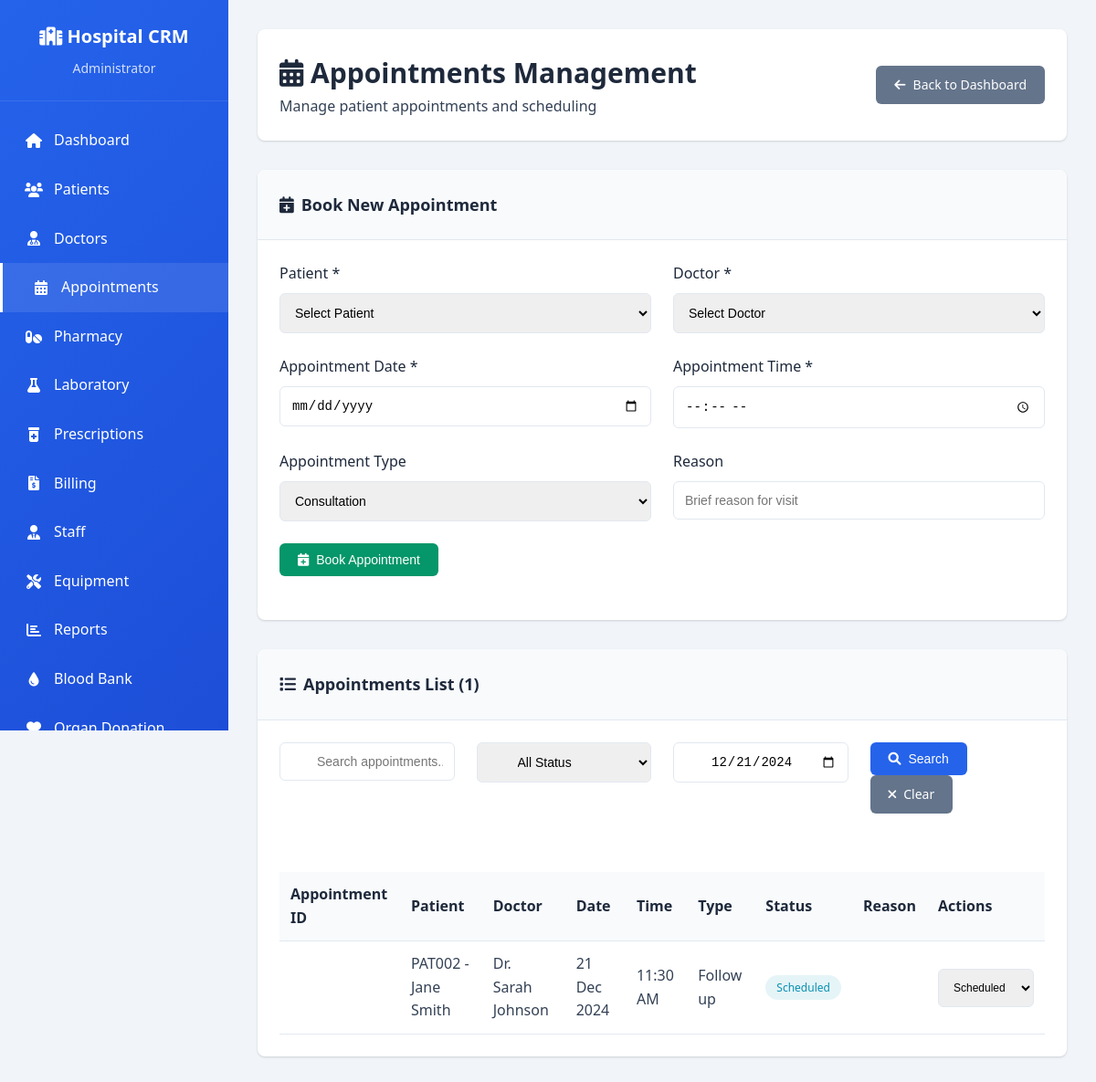
The app's page /appointments.php?date=2024-12-21 (signed in) with its own data.
### tables this page shows
CREATE TABLE `appointments` (
  `id` int(11) NOT NULL AUTO_INCREMENT,
  `patient_id` int(11) NOT NULL,
  `doctor_id` int(11) NOT NULL,
  `appointment_date` date NOT NULL,
  `appointment_time` time NOT NULL,
  `appointment_type` enum('consultation','follow_up','emergency','routine_checkup') DEFAULT 'consultation',
  `status` enum('scheduled','completed','cancelled','no_show') DEFAULT 'scheduled',
  `notes` text DEFAULT NULL,
  `created_by` int(11) DEFAULT NULL,
  `created_at` timestamp NOT NULL DEFAULT current_timestamp(),
  `updated_at` timestamp NOT NULL DEFAULT current_timestamp() ON UPDATE current_timestamp(),
  PRIMARY KEY (`id`),
  KEY `patient_id` (`patient_id`),
  KEY `doctor_id` (`doctor_id`),
  KEY `appointment_date` (`appointment_date`),
  KEY `status` (`status`),
  KEY `created_by` (`created_by`),
  CONSTRAINT `appointments_ibfk_1` FOREIGN KEY (`patient_id`) REFERENCES `patients` (`id`),
  CONSTRAINT `appointments_ibfk_2` FOREIGN KEY (`doctor_id`) REFERENCES `doctors` (`id`),
  CONSTRAINT `appointments_ibfk_3` FOREIGN KEY (`created_by`) REFERENCES `users` (`id`) ON DELETE SET NULL
);

CREATE TABLE `patients` (
  `id` int(11) NOT NULL AUTO_INCREMENT,
  `patient_id` varchar(20) NOT NULL,
  `first_name` varchar(50) NOT NULL,
  `last_name` varchar(50) NOT NULL,
  `email` varchar(100) DEFAULT NULL,
  `phone` varchar(20) NOT NULL,
  `date_of_birth` date DEFAULT NULL,
  `gender` enum('male','female','other') NOT NULL,
  `blood_group` varchar(5) DEFAULT NULL,
  `address` text DEFAULT NULL,
  `emergency_contact_name` varchar(100) DEFAULT NULL,
  `emergency_contact_phone` varchar(20) DEFAULT NULL,
  `medical_history` text DEFAULT NULL,
  `allergies` text DEFAULT NULL,
  `is_active` tinyint(1) DEFAULT 1,
  `created_at` timestamp NOT NULL DEFAULT current_timestamp(),
  `updated_at` timestamp NOT NULL DEFAULT current_timestamp() ON UPDATE current_timestamp(),
  PRIMARY KEY (`id`),
  UNIQUE KEY `patient_id` (`patient_id`),
  KEY `email` (`email`),
  KEY `phone` (`phone`)
);

CREATE TABLE `doctors` (
  `id` int(11) NOT NULL AUTO_INCREMENT,
  `user_id` int(11) DEFAULT NULL,
  `doctor_name` varchar(100) NOT NULL,
  `specialization` varchar(100) NOT NULL,
  `qualification` varchar(200) NOT NULL,
  `experience_years` int(11) DEFAULT 0,
  `consultation_fee` decimal(10,2) DEFAULT 0.00,
  `phone` varchar(20) DEFAULT NULL,
  `email` varchar(100) DEFAULT NULL,
  `schedule` text DEFAULT NULL,
  `is_active` tinyint(1) DEFAULT 1,
  `created_at` timestamp NOT NULL DEFAULT current_timestamp(),
  `updated_at` timestamp NOT NULL DEFAULT current_timestamp() ON UPDATE current_timestamp(),
  PRIMARY KEY (`id`),
  KEY `user_id` (`user_id`),
  KEY `specialization` (`specialization`),
  CONSTRAINT `doctors_ibfk_1` FOREIGN KEY (`user_id`) REFERENCES `users` (`id`) ON DELETE SET NULL
);

### config/database.php (called while the page is built, shortened)
<?php
class Database {
    private $connection;
    public function __construct() {
        try {
            $dsn = "mysql:host=" . DB_HOST . ";dbname=" . DB_NAME . ";charset=" . DB_CHARSET;
            $this->connection = new PDO($dsn, DB_USERNAME, DB_PASSWORD);
            $this->connection->setAttribute(PDO::ATTR_ERRMODE, PDO::ERRMODE_EXCEPTION);
            $this->connection->setAttribute(PDO::ATTR_DEFAULT_FETCH_MODE, PDO::FETCH_ASSOC);
        } catch(PDOException $e) {
            die("Database connection failed: " . $e->getMessage());
        }
    }
    public function query($sql, $params = []) {
        try {
            $stmt = $this->connection->prepare($sql);
            $stmt->execute($params);
            return $stmt;
        } catch(PDOException $e) {
            throw new Exception("Query failed: " . $e->getMessage());
        }
    }
}
?>

### appointments.php (the view, shortened to what this page needs)
<?php
require_once 'config/database.php';
$user_role = $_SESSION['role'];
$db = new Database();
$search = $_GET['search'] ?? '';
$date_filter = $_GET['date'] ?? '';
$page = max(1, intval($_GET['page'] ?? 1));
$limit = 10;
$offset = ($page - 1) * $limit;
$appointments_query = "
    SELECT a.*,
           p.first_name as patient_first_name, p.last_name as patient_last_name, p.patient_id,
           d.doctor_name
    FROM appointments a
    LEFT JOIN patients p ON a.patient_id = p.id
    LEFT JOIN doctors d ON a.doctor_id = d.id
    WHERE 1=1";
$count_query = "
    SELECT COUNT(*) as count
    FROM appointments a
    LEFT JOIN patients p ON a.patient_id = p.id
    LEFT JOIN doctors d ON a.doctor_id = d.id
    WHERE 1=1";
$params = [];
if (!empty($date_filter)) {
    $appointments_query .= " AND DATE(a.appointment_date) = ?";
    $count_query .= " AND DATE(a.appointment_date) = ?";
    $params[] = $date_filter;
}
$total_appointments = $db->query($count_query, $params)->fetch()['count'];
$appointments_query .= " ORDER BY a.appointment_date DESC, a.appointment_time DESC LIMIT $limit OFFSET $offset";
$appointments = $db->query($appointments_query, $params)->fetchAll();
?>
<!DOCTYPE html>
<html lang="en">
<head>
    <link rel="stylesheet" href="https://cdnjs.cloudflare.com/ajax/libs/font-awesome/6.0.0/css/all.min.css">
</head>
<body>
    <div class="dashboard-container">
        <aside class="sidebar">
            <div class="sidebar-header">
                <h2><i class="fas fa-hospital"></i> Hospital CRM</h2>
                <p><?php echo htmlspecialchars($_SESSION['role_display']); ?></p>
            </div>
            <ul class="sidebar-menu">
                <li><a href="dashboard.php"><i class="fas fa-home"></i> Dashboard</a></li>
                <li><a href="patients.php"><i class="fas fa-users"></i> Patients</a></li>
                <li><a href="doctors.php"><i class="fas fa-user-md"></i> Doctors</a></li>
                <li><a href="appointments.php" class="active"><i class="fas fa-calendar-alt"></i> Appointments</a></li>
                <li><a href="pharmacy.php"><i class="fas fa-pills"></i> Pharmacy</a></li>
                <li><a href="laboratory.php"><i class="fas fa-flask"></i> Laboratory</a></li>
                <li><a href="prescriptions.php"><i class="fas fa-prescription-bottle-alt"></i> Prescriptions</a></li>
                <li><a href="billing.php"><i class="fas fa-file-invoice-dollar"></i> Billing</a></li>
                <li><a href="staff.php"><i class="fas fa-user-tie"></i> Staff</a></li>
                <li><a href="equipment.php"><i class="fas fa-tools"></i> Equipment</a></li>
                <li><a href="reports.php"><i class="fas fa-chart-bar"></i> Reports</a></li>
                <li><a href="blood-bank.php"><i class="fas fa-tint"></i> Blood Bank</a></li>
                <li><a href="organ-donation.php"><i class="fas fa-heart"></i> Organ Donation</a></li>
            </ul>
        </aside>
        <main class="main-content">
            <div class="header">
                <div>
                    <h1><i class="fas fa-calendar-alt"></i> Appointments Management</h1>
                    <p>Manage patient appointments and scheduling</p>
                </div>
                <div class="header-actions">
                    <a href="dashboard.php" class="btn btn-secondary">
                        <i class="fas fa-arrow-left"></i> Back to Dashboard
                    </a>
                </div>
            </div>
            <?php if (in_array($user_role, ['admin', 'receptionist'])): ?>
            <div class="card">
                <div class="card-header">
                    <h3><i class="fas fa-calendar-plus"></i> Book New Appointment</h3>
                </div>
                <div class="card-body">
                    <form method="POST">
                        <div class="grid grid-2">
                            <div class="form-group">
                                <label for="patient_id">Patient *</label>
                                <select id="patient_id" name="patient_id" class="form-control" required>
                                    <option value="">Select Patient</option>
                                </select>
                            </div>
                            <div class="form-group">
                                <label for="doctor_id">Doctor *</label>
                                <select id="doctor_id" name="doctor_id" class="form-control" required>
                                    <option value="">Select Doctor</option>
                                </select>
                            </div>
                        </div>
                        <div class="grid grid-2">
                            <div class="form-group">
                                <label for="appointment_date">Appointment Date *</label>
                                <input type="date" id="appointment_date" name="appointment_date" class="form-control" required min="<?php echo date('Y-m-d'); ?>">
                            </div>
                            <div class="form-group">
                                <label for="appointment_time">Appointment Time *</label>
                                <input type="time" id="appointment_time" name="appointment_time" class="form-control" required>
                            </div>
                        </div>
                        <div class="grid grid-2">
                            <div class="form-group">
                                <label for="appointment_type">Appointment Type</label>
                                <select id="appointment_type" name="appointment_type" class="form-control">
                                    <option value="consultation">Consultation</option>
                                </select>
                            </div>
                            <div class="form-group">
                                <label for="reason">Reason</label>
                                <input type="text" id="reason" name="reason" class="form-control" placeholder="Brief reason for visit">
                            </div>
                        </div>
                        <div class="form-group">
                            <button type="submit" class="btn btn-success">
                                <i class="fas fa-calendar-plus"></i> Book Appointment
                            </button>
                        </div>
                    </form>
                </div>
            </div>
            <?php endif; ?>
            <div class="card">
                <div class="card-header">
                    <h3><i class="fas fa-list"></i> Appointments List (<?php echo $total_appointments; ?>)</h3>
                </div>
                <div class="card-body">
                    <div class="search-box">
                        <form method="GET">
                            <div class="grid grid-4">
                                <div class="form-group">
                                    <input type="text" name="search" placeholder="Search appointments..." class="form-control"
                                           value="<?php echo htmlspecialchars($search); ?>">
                                </div>
                                <div class="form-group">
                                    <select name="status" class="form-control">
                                        <option value="">All Status</option>
                                    </select>
                                </div>
                                <div class="form-group">
                                    <input type="date" name="date" class="form-control" value="<?php echo htmlspecialchars($date_filter); ?>">
                                </div>
                                <div class="form-group">
                                    <button type="submit" class="btn btn-primary">
                                        <i class="fas fa-search"></i> Search
                                    </button>
                                    <a href="appointments.php" class="btn btn-secondary">
                                        <i class="fas fa-times"></i> Clear
                                    </a>
                                </div>
                            </div>
                        </form>
                    </div>
                    <?php if (empty($appointments)): ?>
                        <p class="text-muted text-center">No appointments found.</p>
                    <?php else: ?>
                        <div style="overflow-x: auto;">
                            <table class="table">
                                <thead>
                                    <tr>
                                        <th>Appointment ID</th>
                                        <th>Patient</th>
                                        <th>Doctor</th>
                                        <th>Date</th>
                                        <th>Time</th>
                                        <th>Type</th>
                                        <th>Status</th>
                                        <th>Reason</th>
                                        <?php if (in_array($user_role, ['admin', 'doctor', 'receptionist'])): ?>
                                            <th>Actions</th>
                                        <?php endif; ?>
                                    </tr>
                                </thead>
                                <tbody>
                                    <?php foreach ($appointments as $appointment): ?>
                                        <tr>
                                            <td><?php echo htmlspecialchars($appointment['appointment_id']); ?></td>
                                            <td>
                                                <?php echo htmlspecialchars($appointment['patient_id'] . ' - ' . $appointment['patient_first_name'] . ' ' . $appointment['patient_last_name']); ?>
                                            </td>
                                            <td><?php echo htmlspecialchars($appointment['doctor_name']); ?></td>
                                            <td><?php echo date('d M Y', strtotime($appointment['appointment_date'])); ?></td>
                                            <td><?php echo date('h:i A', strtotime($appointment['appointment_time'])); ?></td>
                                            <td><?php echo htmlspecialchars(ucfirst(str_replace('_', ' ', $appointment['appointment_type']))); ?></td>
                                            <td>
                                                <span class="badge badge-<?php
                                                    echo $appointment['status'] == 'scheduled' ? 'info' :
                                                        ($appointment['status'] == 'completed' ? 'success' :
                                                        ($appointment['status'] == 'cancelled' ? 'danger' : 'warning'));
                                                ?>">
                                                    <?php echo htmlspecialchars(ucfirst($appointment['status'])); ?>
                                                </span>
                                            </td>
                                            <td><?php echo htmlspecialchars($appointment['reason']); ?></td>
                                            <?php if (in_array($user_role, ['admin', 'doctor', 'receptionist'])): ?>
                                                <td>
                                                    <form method="POST" style="display: inline;">
                                                        <select name="status" class="form-control" style="width: auto; display: inline-block; font-size: 12px;" onchange="this.form.submit()">
                                                            <option value="scheduled" <?php echo $appointment['status'] == 'scheduled' ? 'selected' : ''; ?>>Scheduled</option>
                                                        </select>
                                                    </form>
                                                </td>
                                            <?php endif; ?>
                                        </tr>
                                    <?php endforeach; ?>
                                </tbody>
                            </table>
                        </div>
                    <?php endif; ?>
                </div>
            </div>
        </main>
    </div>
</body>
</html>

### records on screen
appointments: patient.last_name "PAT002 - Jane Smith", doctor.doctor_name "Dr. Sarah Johnson", appointment_date "21 Dec 2024", appointment_time "11:30 AM", appointment_type "Follow up", status "Scheduled"

### other values on screen
$_SESSION['role_display'] "Administrator"
$total_appointments "1"
